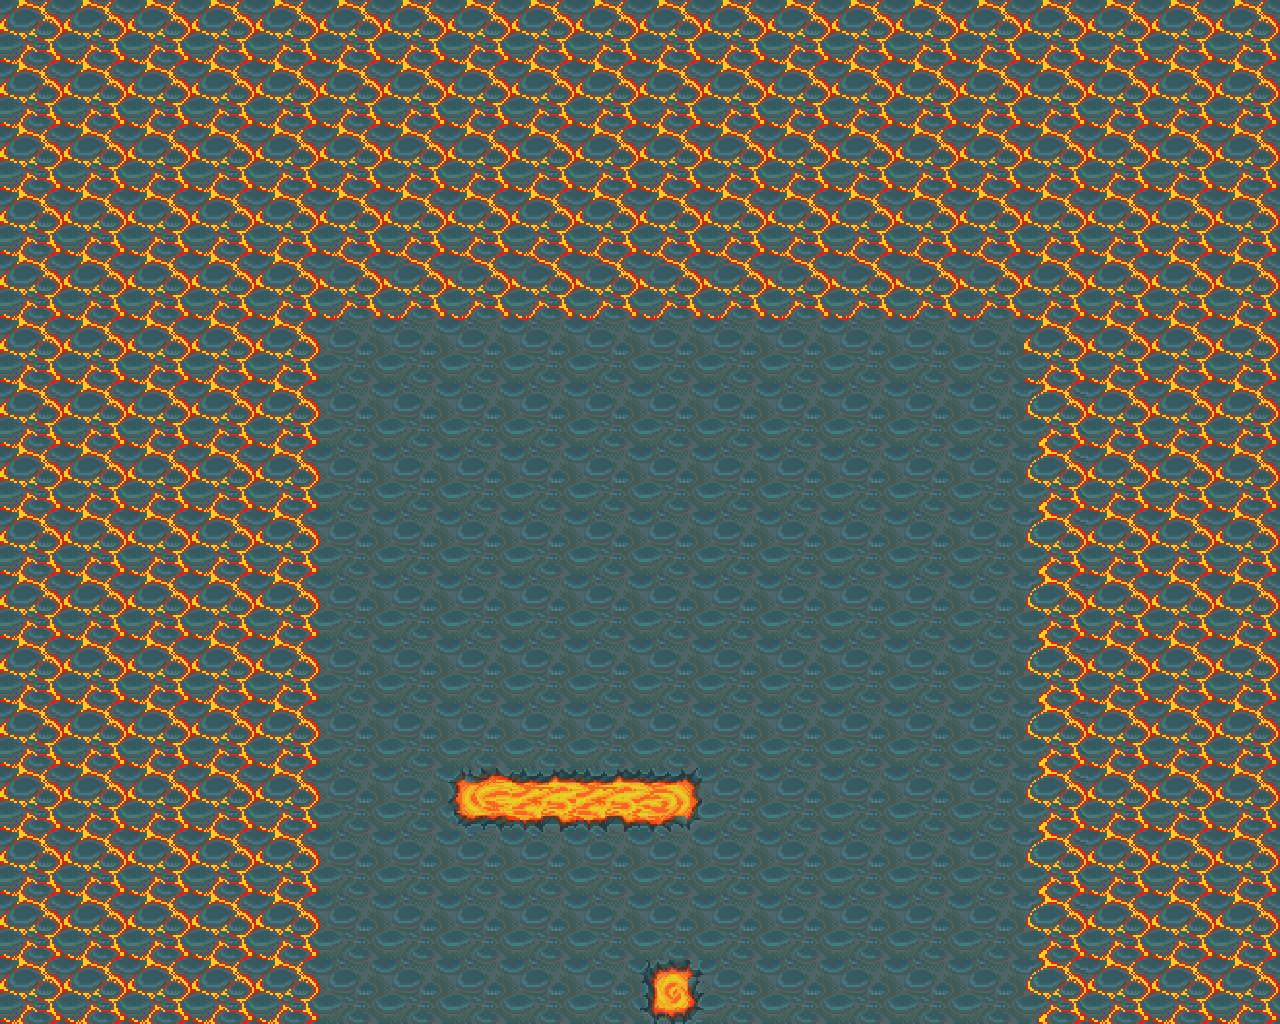

Below is a game level as drawn by its tile map, then a one-line description and the .tmx that defines it (tile-layer data replaced by summaries):
An orthogonal 20x16 tile map with 64x64 px tiles, 1 tile layer (Tile Layer 1), 3 tilesets.

<map version="1.0" orientation="orthogonal" width="20" height="16" tilewidth="64" tileheight="64">
 <tileset firstgid="1" name="sand_tile" tilewidth="64" tileheight="64">
  <image source="sand_tile.png" width="256" height="256" />
 </tileset>
 <tileset firstgid="17" name="snow_tile" tilewidth="64" tileheight="64">
  <image source="snow_tile.png" width="256" height="704" />
 </tileset>
 <tileset firstgid="61" name="vulcan_tile" tilewidth="64" tileheight="64">
  <image source="vulcan_tile.png" width="256" height="512" />
 </tileset>
 <layer name="Tile Layer 1" width="20" height="16">
  <data>[320 cells, 320 non-empty, 8 distinct tile ids]</data>
 </layer>
</map>
